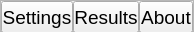
<?xml version="1.0" encoding="UTF-8"?>
<ui version="4.0">
 <class>Form</class>
 <widget class="QWidget" name="Form">
  <property name="geometry">
   <rect>
    <x>0</x>
    <y>0</y>
    <width>194</width>
    <height>32</height>
   </rect>
  </property>
  <property name="sizePolicy">
   <sizepolicy hsizetype="MinimumExpanding" vsizetype="Preferred">
    <horstretch>0</horstretch>
    <verstretch>0</verstretch>
   </sizepolicy>
  </property>
  <property name="minimumSize">
   <size>
    <width>150</width>
    <height>32</height>
   </size>
  </property>
  <property name="windowTitle">
   <string>Form</string>
  </property>
  <property name="accessibleName">
   <string>navHeaderForm</string>
  </property>
  <layout class="QGridLayout" name="gridLayout">
   <property name="leftMargin">
    <number>0</number>
   </property>
   <property name="topMargin">
    <number>0</number>
   </property>
   <property name="rightMargin">
    <number>0</number>
   </property>
   <property name="bottomMargin">
    <number>0</number>
   </property>
   <property name="spacing">
    <number>0</number>
   </property>
   <item row="0" column="0">
    <widget class="QFrame" name="frame">
     <property name="sizePolicy">
      <sizepolicy hsizetype="MinimumExpanding" vsizetype="Preferred">
       <horstretch>0</horstretch>
       <verstretch>0</verstretch>
      </sizepolicy>
     </property>
     <property name="minimumSize">
      <size>
       <width>100</width>
       <height>32</height>
      </size>
     </property>
     <property name="accessibleName">
      <string>navHeaderFrame</string>
     </property>
     <property name="frameShape">
      <enum>QFrame::StyledPanel</enum>
     </property>
     <property name="frameShadow">
      <enum>QFrame::Raised</enum>
     </property>
     <layout class="QHBoxLayout" name="horizontalLayout">
      <property name="spacing">
       <number>0</number>
      </property>
      <property name="leftMargin">
       <number>0</number>
      </property>
      <property name="topMargin">
       <number>0</number>
      </property>
      <property name="rightMargin">
       <number>0</number>
      </property>
      <property name="bottomMargin">
       <number>0</number>
      </property>
      <item alignment="Qt::AlignLeft">
       <widget class="QToolButton" name="settingsButton">
        <property name="sizePolicy">
         <sizepolicy hsizetype="MinimumExpanding" vsizetype="Minimum">
          <horstretch>0</horstretch>
          <verstretch>0</verstretch>
         </sizepolicy>
        </property>
        <property name="minimumSize">
         <size>
          <width>50</width>
          <height>32</height>
         </size>
        </property>
        <property name="font">
         <font>
          <pointsize>14</pointsize>
         </font>
        </property>
        <property name="accessibleName">
         <string>settingsBtn</string>
        </property>
        <property name="text">
         <string>Settings</string>
        </property>
       </widget>
      </item>
      <item>
       <widget class="QToolButton" name="resultsButton">
        <property name="sizePolicy">
         <sizepolicy hsizetype="MinimumExpanding" vsizetype="Maximum">
          <horstretch>0</horstretch>
          <verstretch>0</verstretch>
         </sizepolicy>
        </property>
        <property name="minimumSize">
         <size>
          <width>50</width>
          <height>32</height>
         </size>
        </property>
        <property name="font">
         <font>
          <pointsize>14</pointsize>
         </font>
        </property>
        <property name="accessibleName">
         <string>resultsBtn</string>
        </property>
        <property name="text">
         <string>Results</string>
        </property>
       </widget>
      </item>
      <item alignment="Qt::AlignRight">
       <widget class="QToolButton" name="aboutButton">
        <property name="sizePolicy">
         <sizepolicy hsizetype="MinimumExpanding" vsizetype="Minimum">
          <horstretch>0</horstretch>
          <verstretch>0</verstretch>
         </sizepolicy>
        </property>
        <property name="minimumSize">
         <size>
          <width>50</width>
          <height>32</height>
         </size>
        </property>
        <property name="font">
         <font>
          <pointsize>14</pointsize>
         </font>
        </property>
        <property name="accessibleName">
         <string>aboutBtn</string>
        </property>
        <property name="text">
         <string>About</string>
        </property>
       </widget>
      </item>
     </layout>
    </widget>
   </item>
  </layout>
 </widget>
 <resources/>
 <connections/>
</ui>
